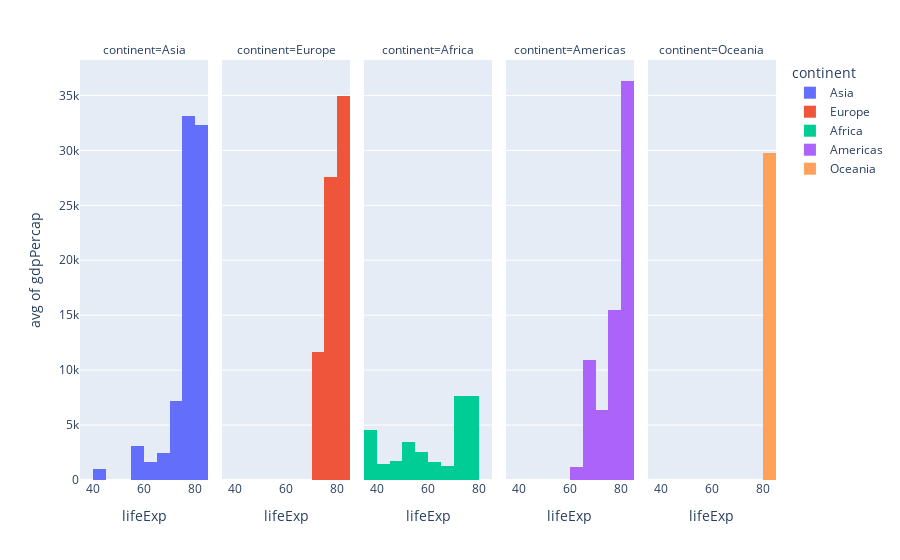

The notebook cell this image was saved under:
### Code cell
px.histogram(df.loc[df['year'] == 2007],
    x = 'lifeExp',
    y = 'gdpPercap',
    histfunc = 'avg',
    color = 'continent',
    facet_col = 'continent')

### Figure 1 — Plotly figure (JSON) as saved in the notebook; plotly's stock layout.template omitted (floating-point values rounded to 4 significant figures)
{"data": [{"alignmentgroup": "True", "bingroup": "x", "histfunc": "avg", "hovertemplate": "continent=Asia<br>lifeExp=%{x}<br>avg of gdpPercap=%{y}<extra></extra>", "legendgroup": "Asia", "marker": {"color": "#636efa", "pattern": {"shape": ""}}, "name": "Asia", "offsetgroup": "Asia", "orientation": "v", "showlegend": true, "type": "histogram", "x": [43.83, 75.64, 64.06, 59.72, 72.96, 82.21, 64.7, 70.65, 70.96, 59.55, 80.75, 82.6, 72.53, 67.3, 78.62, 77.59, 71.99, 74.24, 66.8, 62.07, 63.78, 75.64, 65.48, 71.69, 72.78, 79.97, 72.4, 74.14, 78.4, 70.62, 74.25, 73.42, 62.7], "xaxis": "x", "y": [974.6, 29800.0, 1391.0, 1714.0, 4959.0, 39720.0, 2452.0, 3541.0, 11610.0, 4471.0, 25520.0, 31660.0, 4519.0, 1593.0, 23350.0, 47310.0, 10460.0, 12450.0, 3096.0, 944, 1091.0, 22320.0, 2606.0, 3190.0, 21650.0, 47140.0, 3970.0, 4185.0, 28720.0, 7458.0, 2442.0, 3025.0, 2281.0], "yaxis": "y"}, {"alignmentgroup": "True", "bingroup": "x", "histfunc": "avg", "hovertemplate": "continent=Europe<br>lifeExp=%{x}<br>avg of gdpPercap=%{y}<extra></extra>", "legendgroup": "Europe", "marker": {"color": "#EF553B", "pattern": {"shape": ""}}, "name": "Europe", "offsetgroup": "Europe", "orientation": "v", "showlegend": true, "type": "histogram", "x": [76.42, 79.83, 79.44, 74.85, 73.0, 75.75, 76.49, 78.33, 79.31, 80.66, 79.41, 79.48, 73.34, 81.76, 78.89, 80.55, 74.54, 79.76, 80.2, 75.56, 78.1, 72.48, 74.0, 74.66, 77.93, 80.94, 80.88, 81.7, 71.78, 79.42], "xaxis": "x2", "y": [5937.0, 36130.0, 33690.0, 7446.0, 10680.0, 14620.0, 22830.0, 35280.0, 33210.0, 30470.0, 32170.0, 27540.0, 18010.0, 36180.0, 40680.0, 28570.0, 9254.0, 36800.0, 49360.0, 15390.0, 20510.0, 10810.0, 9787.0, 18680.0, 25770.0, 28820.0, 33860.0, 37510.0, 8458.0, 33200.0], "yaxis": "y2"}, {"alignmentgroup": "True", "bingroup": "x", "histfunc": "avg", "hovertemplate": "continent=Africa<br>lifeExp=%{x}<br>avg of gdpPercap=%{y}<extra></extra>", "legendgroup": "Africa", "marker": {"color": "#00cc96", "pattern": {"shape": ""}}, "name": "Africa", "offsetgroup": "Africa", "orientation": "v", "showlegend": true, "type": "histogram", "x": [72.3, 42.73, 56.73, 50.73, 52.3, 49.58, 50.43, 44.74, 50.65, 65.15, 46.46, 55.32, 48.33, 54.79, 71.34, 51.58, 58.04, 52.95, 56.73, 59.45, 60.02, 56.01, 46.39, 54.11, 42.59, 45.68, 73.95, 59.44, 48.3, 54.47, 64.16, 72.8, 71.16, 42.08, 52.91, 56.87, 46.86, 76.44, 46.24, 65.53, 63.06, 42.57, 48.16, 49.34, 58.56, 39.61, 52.52, 58.42, 73.92, 51.54, 42.38, 43.49], "xaxis": "x3", "y": [6223.0, 4797.0, 1441.0, 12570.0, 1217.0, 430.1, 2042.0, 706.0, 1704.0, 986.1, 277.6, 3633.0, 1545.0, 2082.0, 5581.0, 12150.0, 641.4, 690.8, 13210.0, 752.7, 1328.0, 942.7, 579.2, 1463.0, 1569.0, 414.5, 12060.0, 1045.0, 759.3, 1043.0, 1803.0, 10960.0, 3820.0, 823.7, 4811.0, 619.7, 2014.0, 7670.0, 863.1, 1598.0, 1712.0, 862.5, 926.1, 9270.0, 2602.0, 4513.0, 1107.0, 883.0, 7093.0, 1056.0, 1271.0, 469.7], "yaxis": "y3"}, {"alignmentgroup": "True", "bingroup": "x", "histfunc": "avg", "hovertemplate": "continent=Americas<br>lifeExp=%{x}<br>avg of gdpPercap=%{y}<extra></extra>", "legendgroup": "Americas", "marker": {"color": "#ab63fa", "pattern": {"shape": ""}}, "name": "Americas", "offsetgroup": "Americas", "orientation": "v", "showlegend": true, "type": "histogram", "x": [75.32, 65.55, 72.39, 80.65, 78.55, 72.89, 78.78, 78.27, 72.23, 74.99, 71.88, 70.26, 60.92, 70.2, 72.57, 76.19, 72.9, 75.54, 71.75, 71.42, 78.75, 69.82, 78.24, 76.38, 73.75], "xaxis": "x4", "y": [12780.0, 3822.0, 9066.0, 36320.0, 13170.0, 7007.0, 9645.0, 8948.0, 6025.0, 6873.0, 5728.0, 5186.0, 1202.0, 3548.0, 7321.0, 11980.0, 2749.0, 9809.0, 4173.0, 7409.0, 19330.0, 18010.0, 42950.0, 10610.0, 11420.0], "yaxis": "y4"}, {"alignmentgroup": "True", "bingroup": "x", "histfunc": "avg", "hovertemplate": "continent=Oceania<br>lifeExp=%{x}<br>avg of gdpPercap=%{y}<extra></extra>", "legendgroup": "Oceania", "marker": {"color": "#FFA15A", "pattern": {"shape": ""}}, "name": "Oceania", "offsetgroup": "Oceania", "orientation": "v", "showlegend": true, "type": "histogram", "x": [81.23, 80.2], "xaxis": "x5", "y": [34440.0, 25190.0], "yaxis": "y5"}], "layout": {"annotations": [{"font": {}, "showarrow": false, "text": "continent=Asia", "x": 0.092, "xanchor": "center", "xref": "paper", "y": 1, "yanchor": "bottom", "yref": "paper"}, {"font": {}, "showarrow": false, "text": "continent=Europe", "x": 0.296, "xanchor": "center", "xref": "paper", "y": 1, "yanchor": "bottom", "yref": "paper"}, {"font": {}, "showarrow": false, "text": "continent=Africa", "x": 0.5, "xanchor": "center", "xref": "paper", "y": 1, "yanchor": "bottom", "yref": "paper"}, {"font": {}, "showarrow": false, "text": "continent=Americas", "x": 0.704, "xanchor": "center", "xref": "paper", "y": 1, "yanchor": "bottom", "yref": "paper"}, {"font": {}, "showarrow": false, "text": "continent=Oceania", "x": 0.908, "xanchor": "center", "xref": "paper", "y": 1, "yanchor": "bottom", "yref": "paper"}], "barmode": "relative", "legend": {"title": {"text": "continent"}, "tracegroupgap": 0}, "margin": {"t": 60}, "xaxis": {"anchor": "y", "domain": [0, 0.184], "title": {"text": "lifeExp"}}, "xaxis2": {"anchor": "y2", "domain": [0.204, 0.388], "matches": "x", "title": {"text": "lifeExp"}}, "xaxis3": {"anchor": "y3", "domain": [0.408, 0.592], "matches": "x", "title": {"text": "lifeExp"}}, "xaxis4": {"anchor": "y4", "domain": [0.612, 0.796], "matches": "x", "title": {"text": "lifeExp"}}, "xaxis5": {"anchor": "y5", "domain": [0.816, 1], "matches": "x", "title": {"text": "lifeExp"}}, "yaxis": {"anchor": "x", "domain": [0, 1], "title": {"text": "avg of gdpPercap"}}, "yaxis2": {"anchor": "x2", "domain": [0, 1], "matches": "y", "showticklabels": false}, "yaxis3": {"anchor": "x3", "domain": [0, 1], "matches": "y", "showticklabels": false}, "yaxis4": {"anchor": "x4", "domain": [0, 1], "matches": "y", "showticklabels": false}, "yaxis5": {"anchor": "x5", "domain": [0, 1], "matches": "y", "showticklabels": false}}}
